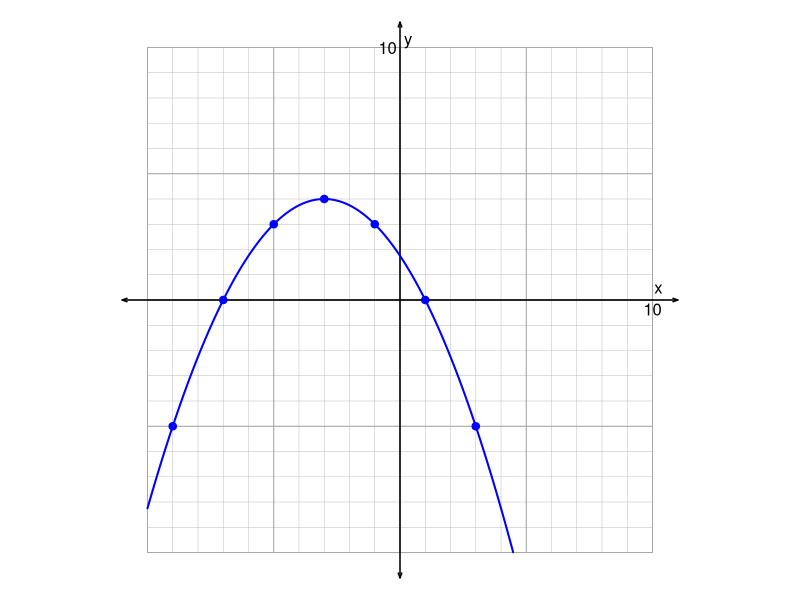

Write R code to recreate this figure.
## ---- chunk 1
library(MASS)
aposs = c(-3,-2,-1/2,-1/3,-1/4,-1/9,1/9,1/4,1/3,1/2,2,3)
a = sample(aposs,1)
hk = sample(0:6,2)*sample(c(-1,1),2,T)
h = hk[1]
k = hk[2]

eq = paste0("y=",fractions(a),"\\cdot (x+",-h,")^2+",k,collapse="")
eq = gsub("+-","-",eq,fixed=T)
eq = gsub("+0","",eq,fixed=T)

ach1 = paste0(fractions(aposs))
ach2 = -6:6
ach3 = -6:6
ach4 = c("There are 0 x-intercepts.","There is 1 x-intercept.","There are 2 x-intercepts.")

al1 = paste0("* ",ach1,collapse="\n")
al2 = paste0("* ",ach2,collapse="\n")
al3 = paste0("* ",ach3,collapse="\n")
al4 = paste0("* ",ach4,collapse="\n")

sol1 = paste0(1*(ach1==paste0(fractions(a))),collapse="")
sol2 = paste0(1*(ach2==h),collapse="")
sol3 = paste0(1*(ach3==k),collapse="")

if(sign(a)==sign(k)){
    sol4 = "100"
}
if(sign(a)==-sign(k)){
    sol4 = "001"
}
if(k==0){
    sol4 = "010"
}

## ---- chunk 2
par(mar=c(0,0,0,0),pty="s")
plot(0,0,"n",xlim=c(-11,11),ylim=c(-11,11),axes=F,ann=F)
plot(0,0,"n",xlim=c(-11,11),ylim=c(-11,11),axes=F,ann=F)
for(j in -10:10){
    lines(c(-10,10),c(j,j),col="grey",lwd=0.5)
    lines(c(j,j),c(-10,10),col="grey",lwd=0.5)
}
for(j in seq(-10,10,5)){
    lines(c(-10,10),c(j,j),col="darkgrey",lwd=1)
    lines(c(j,j),c(-10,10),col="darkgrey",lwd=1)
}
arrows(-11,0,11,0,0.05,20,3,lwd=1.5)
arrows(0,-11,0,11,0.05,20,3,lwd=1.5)
text(10,0,"10",adj=c(0.5,1.2))
text(0,10,"10",adj=c(1.2,0.5))
text(10,0,"x",adj=c(-0.2,-0.5))
text(0,10,"y",adj=c(-0.5,-0.2))
x = seq(-10,10,0.01)
y = a*(x-h)^2+k
x = x[abs(y)<=10]
y = y[abs(y)<=10]
lines(x,y,col="blue",lwd=2)
x = seq(-10,10,1)
y = a*(x-h)^2+k
x = x[abs(y)<=10]
y = y[abs(y)<=10]
x = x[y%%1==0]
y = y[y%%1==0]
points(x,y,col="blue",pch=19)

